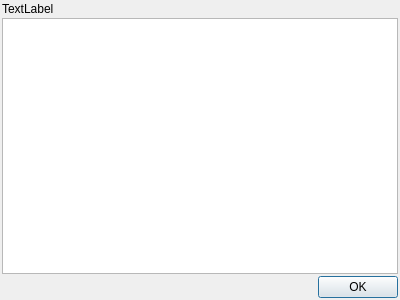
<?xml version="1.0" encoding="UTF-8"?>
<ui version="4.0">
 <class>Dialog</class>
 <widget class="QDialog" name="Dialog">
  <property name="geometry">
   <rect>
    <x>0</x>
    <y>0</y>
    <width>400</width>
    <height>300</height>
   </rect>
  </property>
  <property name="windowTitle">
   <string>Dialog</string>
  </property>
  <property name="modal">
   <bool>true</bool>
  </property>
  <layout class="QGridLayout" name="gridLayout">
   <property name="leftMargin">
    <number>2</number>
   </property>
   <property name="topMargin">
    <number>2</number>
   </property>
   <property name="rightMargin">
    <number>2</number>
   </property>
   <property name="bottomMargin">
    <number>2</number>
   </property>
   <property name="spacing">
    <number>2</number>
   </property>
   <item row="0" column="0">
    <widget class="QLabel" name="string_label">
     <property name="text">
      <string>TextLabel</string>
     </property>
    </widget>
   </item>
   <item row="1" column="0">
    <widget class="QTextEdit" name="string_text_edit"/>
   </item>
   <item row="2" column="0">
    <widget class="QDialogButtonBox" name="button_box">
     <property name="orientation">
      <enum>Qt::Horizontal</enum>
     </property>
     <property name="standardButtons">
      <set>QDialogButtonBox::Ok</set>
     </property>
    </widget>
   </item>
  </layout>
 </widget>
 <resources/>
 <connections>
  <connection>
   <sender>button_box</sender>
   <signal>accepted()</signal>
   <receiver>Dialog</receiver>
   <slot>accept()</slot>
   <hints>
    <hint type="sourcelabel">
     <x>248</x>
     <y>254</y>
    </hint>
    <hint type="destinationlabel">
     <x>157</x>
     <y>274</y>
    </hint>
   </hints>
  </connection>
  <connection>
   <sender>button_box</sender>
   <signal>rejected()</signal>
   <receiver>Dialog</receiver>
   <slot>reject()</slot>
   <hints>
    <hint type="sourcelabel">
     <x>316</x>
     <y>260</y>
    </hint>
    <hint type="destinationlabel">
     <x>286</x>
     <y>274</y>
    </hint>
   </hints>
  </connection>
 </connections>
</ui>
